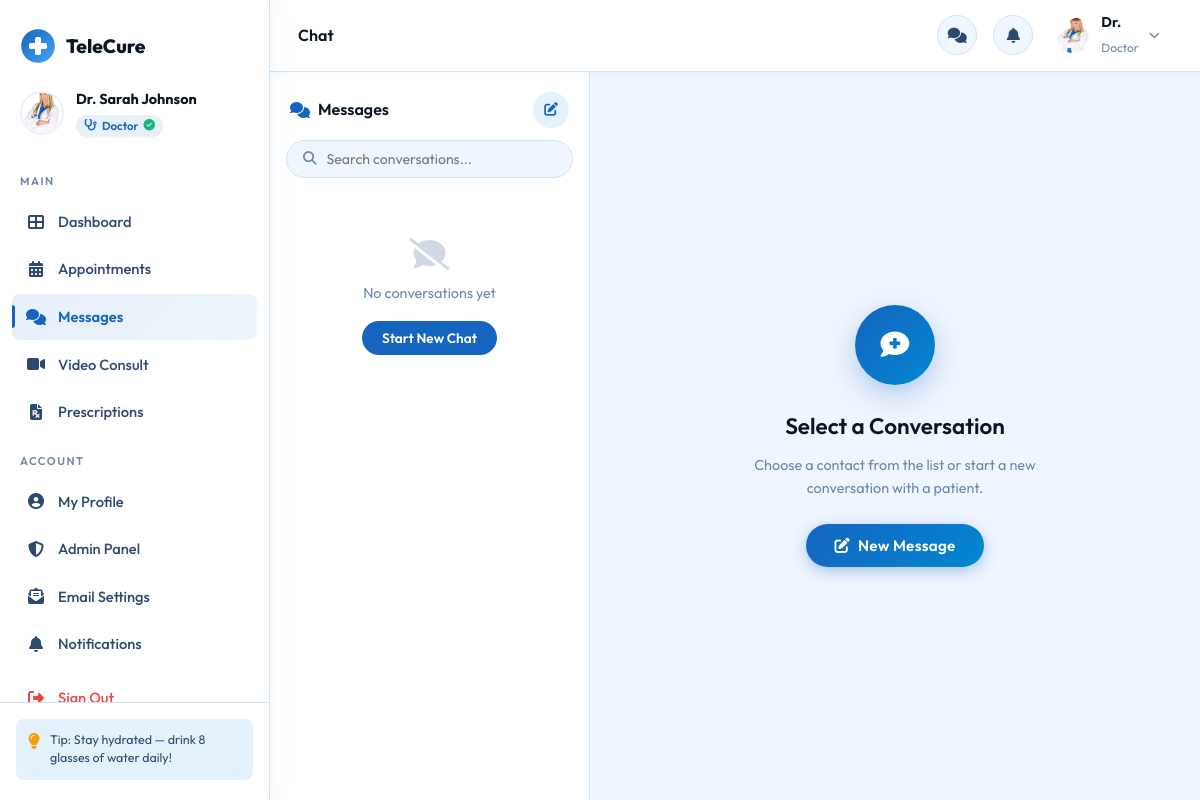
The page /Telecure/chat.php (signed in) on the database its author committed.
### tables this page shows
CREATE TABLE doctor_profiles (
    id              INT AUTO_INCREMENT PRIMARY KEY,
    user_id         INT NOT NULL,
    specialization  VARCHAR(150),
    license_number  VARCHAR(100),
    years_experience INT DEFAULT 0,
    consultation_fee DECIMAL(10,2) DEFAULT 0.00,
    availability_days VARCHAR(100),
    is_verified     TINYINT(1) DEFAULT 0,
    rating          DECIMAL(3,2) DEFAULT 0.00,
    total_reviews   INT DEFAULT 0,
    UNIQUE KEY uq_doctor_license (license_number),
    UNIQUE KEY uq_doctor_user (user_id),
    KEY idx_doctor_specialization (specialization(100)),
    CONSTRAINT fk_doctor_user FOREIGN KEY (user_id)
        REFERENCES users(id) ON DELETE CASCADE ON UPDATE CASCADE
);

CREATE TABLE users (
    id             INT AUTO_INCREMENT PRIMARY KEY,
    full_name      VARCHAR(150) NOT NULL,
    email          VARCHAR(150) NOT NULL,
    password       VARCHAR(255) NOT NULL,
    role           ENUM('patient','doctor') NOT NULL DEFAULT 'patient',
    phone          VARCHAR(20),
    date_of_birth  DATE,
    gender         ENUM('male','female','other'),
    profile_photo  VARCHAR(255) DEFAULT 'default_avatar.png',
    bio            TEXT,
    created_at     TIMESTAMP DEFAULT CURRENT_TIMESTAMP,
    updated_at     TIMESTAMP DEFAULT CURRENT_TIMESTAMP ON UPDATE CURRENT_TIMESTAMP,
    is_active      TINYINT(1) DEFAULT 1,
    is_admin       TINYINT(1) NOT NULL DEFAULT 0,
    last_seen      TIMESTAMP NULL,
    UNIQUE KEY uq_users_email (email)
);

### Telecure/includes/config.php (called while the page is built, shortened)
<?php
function getDB() {
    static $pdo = null;
    if ($pdo === null) {
        try {
            $dsn = "mysql:host=" . DB_HOST . ";dbname=" . DB_NAME . ";charset=utf8mb4";
            $options = [
                PDO::ATTR_ERRMODE            => PDO::ERRMODE_EXCEPTION,
                PDO::ATTR_DEFAULT_FETCH_MODE => PDO::FETCH_ASSOC,
                PDO::ATTR_EMULATE_PREPARES   => false,
            ];
            $pdo = new PDO($dsn, DB_USER, DB_PASS, $options);
            $pdo->exec("SET time_zone = '" . (new DateTime('now'))->format('P') . "'");
        } catch (PDOException $e) {
            error_log('TeleCure DB connection failed: ' . $e->getMessage());
            http_response_code(500);
            die('Database connection failed. Check DB_HOST / DB_USER / DB_PASS / DB_NAME in includes/config.php and that MySQL is running.');
        }
    }
    return $pdo;
}
function currentUser() {
    $db = getDB();
    $stmt = $db->prepare("SELECT u.*, dp.specialization, dp.consultation_fee, dp.is_verified, dp.rating, dp.years_experience
                          FROM users u
                          LEFT JOIN doctor_profiles dp ON u.id = dp.user_id
                          WHERE u.id = ?");
    $stmt->execute([$_SESSION['user_id']]);
    $row = $stmt->fetch();
    return $row;
}
function isAdmin($user) {
    return !empty($user['is_admin']);
}
function avatarUrl($row, $size = 80) {
    $name = $row['full_name'] ?? $row['name'] ?? '?';
    $photo = $row['profile_photo'] ?? null;
    if (!empty($photo) && $photo !== 'default_avatar.png') {
        $localPath = AVATAR_UPLOAD_DIR . basename($photo);
        if (file_exists($localPath)) {
            return AVATAR_UPLOAD_URL . rawurlencode(basename($photo));
        }
    }
    $role = $row['role'] ?? 'patient';
    $bg = $role === 'doctor' ? '1565C0' : 'E3F2FD';
    $fg = $role === 'doctor' ? 'fff' : '1565C0';
    return "https://ui-avatars.com/api/?name=" . urlencode($name) . "&background={$bg}&color={$fg}&size={$size}&bold=true";
}
?>

### Telecure/chat.php (the view, shortened to what this page needs)
<?php
require_once 'includes/config.php';
$user = currentUser();
$db = getDB();
$chatUsers = $db->prepare("
    SELECT DISTINCT u.id, u.full_name, u.role, u.last_seen, u.profile_photo,
        (SELECT message FROM messages WHERE (sender_id=u.id AND receiver_id=?) OR (sender_id=? AND receiver_id=u.id) ORDER BY created_at DESC LIMIT 1) as last_message,
        (SELECT created_at FROM messages WHERE (sender_id=u.id AND receiver_id=?) OR (sender_id=? AND receiver_id=u.id) ORDER BY created_at DESC LIMIT 1) as last_time,
        (SELECT COUNT(*) FROM messages WHERE sender_id=u.id AND receiver_id=? AND is_read=0) as unread_count
    FROM users u
    WHERE u.id != ? AND u.is_active = 1
    HAVING last_message IS NOT NULL
    ORDER BY last_time DESC
");
$chatUsers->execute([$user['id'], $user['id'], $user['id'], $user['id'], $user['id'], $user['id']]);
$chatList = $chatUsers->fetchAll();
$activeChatId = (int)($_GET['user'] ?? 0);
$activeChatUser = null;
$messages = [];
?>
<!DOCTYPE html>
<html lang="en">
<head>
    <link rel="stylesheet" href="css/style.css">
    <link rel="stylesheet" href="css/dashboard.css">
    <link rel="stylesheet" href="css/chat.css">
    <link rel="stylesheet" href="https://cdnjs.cloudflare.com/ajax/libs/font-awesome/6.5.0/css/all.min.css">
</head>
<body class="dashboard-page">
<?php include 'includes/sidebar.php'; ?>
<div class="main-content">
    <?php include 'includes/topbar.php'; ?>
    <div class="chat-layout">
        <div class="chat-sidebar">
            <div class="chat-sidebar-header">
                <h3><i class="fas fa-comments"></i> Messages</h3>
                <button class="btn-new-chat" onclick="document.getElementById('newChatModal').style.display='flex'">
                    <i class="fas fa-edit"></i>
                </button>
            </div>
            <div class="chat-search">
                <i class="fas fa-search"></i>
                <input type="text" id="chatSearch" placeholder="Search conversations..." oninput="filterChats(this.value)">
            </div>
            <div class="chat-list" id="chatList">
                <?php if (empty($chatList)): ?>
                <div class="no-chats">
                    <i class="fas fa-comment-slash"></i>
                    <p>No conversations yet</p>
                    <button onclick="document.getElementById('newChatModal').style.display='flex'" class="btn-sm-primary">Start New Chat</button>
                </div>
                <?php else: foreach ($chatList as $cu): ?>
                <a href="chat.php?user=<?= $cu['id'] ?>" class="chat-list-item <?= $activeChatId == $cu['id'] ? 'active' : '' ?> <?= $cu['unread_count'] > 0 ? 'has-unread' : '' ?>" data-name="<?= htmlspecialchars(strtolower($cu['full_name'])) ?>">
                    <div class="chat-avatar-wrap">
                        <img src="<?= avatarUrl($cu, 45) ?>" alt="">
                        <span class="online-indicator <?= (strtotime($cu['last_seen']) > strtotime('-5 minutes')) ? 'online' : '' ?>"></span>
                    </div>
                    <div class="chat-item-info">
                        <div class="chat-item-top">
                            <strong><?= htmlspecialchars($cu['full_name']) ?></strong>
                            <small><?= $cu['last_time'] ? date('g:i A', strtotime($cu['last_time'])) : '' ?></small>
                        </div>
                        <div class="chat-item-bottom">
                            <p><?= htmlspecialchars(mb_strlen($cu['last_message'] ?? '') > 35 ? mb_substr($cu['last_message'], 0, 35) . '...' : ($cu['last_message'] ?? '')) ?></p>
                            <?php if ($cu['unread_count'] > 0): ?>
                            <span class="unread-count"><?= $cu['unread_count'] ?></span>
                            <?php endif; ?>
                        </div>
                    </div>
                </a>
                <?php endforeach; endif; ?>
            </div>
        </div>
        <div class="chat-main">
            <?php if ($activeChatUser): ?>
            <div class="chat-header">
                <div class="chat-header-user">
                    <img src="<?= avatarUrl($activeChatUser, 45) ?>" alt="">
                    <div>
                        <strong><?= htmlspecialchars($activeChatUser['full_name']) ?></strong>
                        <small><?= $activeChatUser['role'] === 'doctor' ? ($activeChatUser['specialization'] ?? 'Doctor') : 'Patient' ?></small>
                    </div>
                </div>
                <div class="chat-header-actions">
                    <a href="video.php?user=<?= $activeChatId ?>" class="btn-icon-round" title="Video Call">
                        <i class="fas fa-video"></i>
                    </a>
                    <?php if ($role === 'patient'): ?>
                    <a href="appointments.php?action=book&doctor=<?= (int)$activeChatId ?>" class="btn-icon-round" title="Book Appointment">
                        <i class="fas fa-calendar-plus"></i>
                    </a>
                    <?php endif; ?>
                </div>
            </div>
            <div class="chat-messages" id="chatMessages">
                <?php
                $lastDate = '';
                foreach ($messages as $msg):
                    $msgDate = date('Y-m-d', strtotime($msg['created_at']));
                    $isMe = $msg['sender_id'] == $user['id'];
                    if ($msgDate !== $lastDate):
                        $lastDate = $msgDate;
                ?>
                <div class="date-divider">
                    <span><?= date('l, M j', strtotime($msgDate)) ?></span>
                </div>
                <?php endif; ?>
                <div class="message-wrap <?= $isMe ? 'sent' : 'received' ?>" data-id="<?= (int)$msg['id'] ?>">
                    <?php if (!$isMe): ?>
                    <img src="<?= avatarUrl($activeChatUser, 32) ?>" class="msg-avatar" alt="">
                    <?php endif; ?>
                    <div class="message-bubble">
                        <p><?= nl2br(htmlspecialchars($msg['message'])) ?></p>
                        <span class="msg-time"><?= date('g:i A', strtotime($msg['created_at'])) ?></span>
                        <?php if ($isMe): ?>
                        <span class="msg-status"><i class="fas fa-check<?= $msg['is_read'] ? '-double' : '' ?>"></i></span>
                        <?php endif; ?>
                    </div>
                </div>
                <?php endforeach; ?>
                <?php if (empty($messages)): ?>
                <div class="chat-empty-start">
                    <div class="chat-empty-avatar">
                        <img src="<?= avatarUrl($activeChatUser, 80) ?>" alt="">
                    </div>
                    <h4><?= htmlspecialchars($activeChatUser['full_name']) ?></h4>
                    <p>Start your conversation. Only you and this person can see these messages.</p>
                </div>
                <?php endif; ?>
            </div>
            <div class="chat-input-area">
                <div class="chat-input-wrap">
                    <textarea id="messageInput" placeholder="Type a message..." rows="1" onkeydown="handleChatKey(event)"></textarea>
                </div>
                <button class="chat-send-btn" id="sendBtn" onclick="sendMessage()">
                    <i class="fas fa-paper-plane"></i>
                </button>
            </div>
            <?php else: ?>
            <div class="chat-placeholder">
                <div class="chat-placeholder-inner">
                    <div class="chat-placeholder-icon">
                        <i class="fas fa-comment-medical"></i>
                    </div>
                    <h3>Select a Conversation</h3>
                    <p>Choose a contact from the list or start a new conversation with a <?= $role === 'patient' ? 'doctor' : 'patient' ?>.</p>
                    <button onclick="document.getElementById('newChatModal').style.display='flex'" class="btn-primary">
                        <i class="fas fa-edit"></i> New Message
                    </button>
                </div>
            </div>
            <?php endif; ?>
        </div>
    </div>
</div>
</body>
</html>

### Telecure/includes/sidebar.php (shortened to what this page needs)
<?php
$role = $user['role'];
$currentPage = basename($_SERVER['PHP_SELF']);
$avatarUrl = avatarUrl($user, 80);
?>
<aside class="sidebar" id="sidebar">
    <div class="sidebar-header">
        <div class="sidebar-logo">
            <span>TeleCure</span>
        </div>
    </div>
    <div class="sidebar-user">
        <img src="<?= $avatarUrl ?>" alt="Avatar" class="sidebar-avatar">
        <div class="sidebar-user-info">
            <strong><?= htmlspecialchars($user['full_name']) ?></strong>
            <span class="sidebar-role <?= $role ?>">
                <i class="fas fa-<?= $role === 'doctor' ? 'stethoscope' : 'user' ?>"></i>
                <?= ucfirst($role) ?>
                <?php if ($role === 'doctor' && ($user['is_verified'] ?? 0)): ?>
                <i class="fas fa-check-circle verified-tick"></i>
                <?php endif; ?>
            </span>
        </div>
    </div>
    <nav class="sidebar-nav">
        <div class="nav-section-label">Main</div>
        <a href="dashboard.php" class="nav-item <?= $currentPage === 'dashboard.php' ? 'active' : '' ?>">
            <i class="fas fa-th-large"></i> <span>Dashboard</span>
        </a>
        <a href="appointments.php" class="nav-item <?= $currentPage === 'appointments.php' ? 'active' : '' ?>">
            <i class="fas fa-calendar-alt"></i> <span>Appointments</span>
        </a>
        <a href="chat.php" class="nav-item <?= $currentPage === 'chat.php' ? 'active' : '' ?>">
            <i class="fas fa-comments"></i> <span>Messages</span>
        </a>
        <a href="video.php" class="nav-item <?= $currentPage === 'video.php' ? 'active' : '' ?>">
            <i class="fas fa-video"></i> <span>Video Consult</span>
        </a>
        <a href="prescriptions.php" class="nav-item <?= $currentPage === 'prescriptions.php' ? 'active' : '' ?>">
            <i class="fas fa-file-prescription"></i> <span>Prescriptions</span>
        </a>
        <div class="nav-section-label">Account</div>
        <a href="profile.php" class="nav-item <?= $currentPage === 'profile.php' ? 'active' : '' ?>">
            <i class="fas fa-user-circle"></i> <span>My Profile</span>
        </a>
        <?php if (isAdmin($user)): ?>
        <a href="admin.php" class="nav-item <?= $currentPage === 'admin.php' ? 'active' : '' ?>">
            <i class="fas fa-shield-alt"></i> <span>Admin Panel</span>
        </a>
        <a href="admin_email.php" class="nav-item <?= $currentPage === 'admin_email.php' ? 'active' : '' ?>">
            <i class="fas fa-envelope-open-text"></i> <span>Email Settings</span>
        </a>
        <?php endif; ?>
        <a href="notifications.php" class="nav-item <?= $currentPage === 'notifications.php' ? 'active' : '' ?>">
            <i class="fas fa-bell"></i> <span>Notifications</span>
        </a>
        <a href="logout.php" class="nav-item logout">
            <i class="fas fa-sign-out-alt"></i> <span>Sign Out</span>
        </a>
    </nav>
    <div class="sidebar-footer">
        <div class="health-tip">
            <i class="fas fa-lightbulb"></i>
            <p>Tip: Stay hydrated — drink 8 glasses of water daily!</p>
        </div>
    </div>
</aside>

### Telecure/includes/topbar.php (shortened to what this page needs)
<?php
$avatarUrl = avatarUrl($user, 40);
?>
<header class="topbar">
    <div class="topbar-left">
        <div class="breadcrumb">
            <span><?= ucfirst(str_replace('.php', '', basename($_SERVER['PHP_SELF']))) ?></span>
        </div>
    </div>
    <div class="topbar-right">
        <a href="chat.php" class="topbar-icon-btn">
            <i class="fas fa-comments"></i>
        </a>
        <div class="topbar-notif" id="notifToggle">
            <button class="topbar-icon-btn">
                <i class="fas fa-bell"></i>
            </button>
        </div>
        <div class="topbar-user">
            <img src="<?= $avatarUrl ?>" alt="Avatar">
            <div class="topbar-user-info">
                <?php $firstName = explode(' ', $user['full_name']); ?>
                <strong><?= htmlspecialchars($firstName[0]) ?></strong>
                <span><?= ucfirst($user['role']) ?></span>
            </div>
            <i class="fas fa-chevron-down"></i>
        </div>
    </div>
</header>

### rows shown on the page
doctor_profiles: user.profile_photo (picture), user.full_name "Dr. Sarah Johnson", user.role "Doctor", user.full_name "Dr."

### other values the page prints
str_replace('.php', '', basename($_SERVER['PHP_SELF'])) "Chat"
